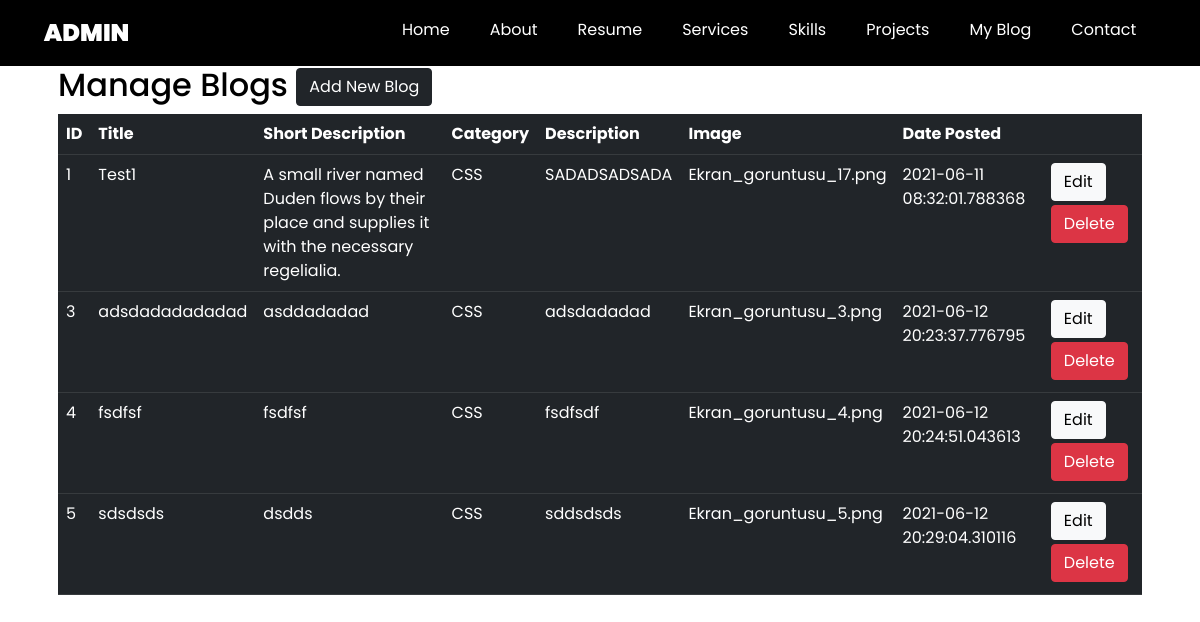
Page /admin/blog-list on the earlier database version.
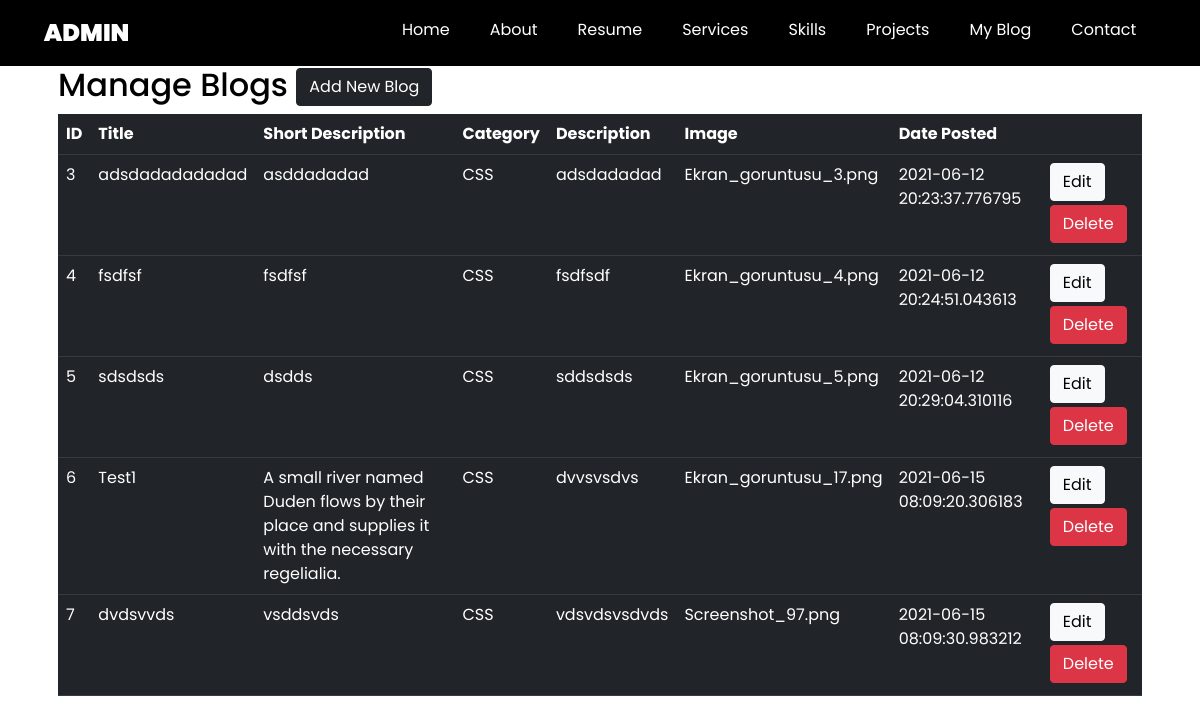
Same page on the later database version.
### PortfolioProject/models.py (models this page shows, shortened)
class Blog(db.Model):
    __tablename__ = 'blog'
    id = db.Column(db.Integer, primary_key=True)
    title = db.Column(db.String(100), nullable=False)
    date_posted = db.Column(db.DateTime, default=datetime.utcnow)
    short_description = db.Column(db.String(100), nullable=False)
    description = db.Column(db.Text, nullable=False)
    image = db.Column(db.String(20), default='uploads/default.jpeg')
    category = db.Column(db.Integer, db.ForeignKey('blogcategory.id'), nullable=False)

class BlogCategory(db.Model):
    __tablename__ = 'blogcategory'
    id = db.Column(db.Integer, primary_key=True)
    title = db.Column(db.String(100), nullable=False)
    category = db.relationship(Blog, backref='blogcategories', lazy=True, cascade='all,delete')

### PortfolioProject/controlers.py (the view)
@app.route('/admin/blog-list')
def blog_list():
    blogs = Blog.query.all()
    return render_template('admin/blog-list.html', blogs=blogs)

### PortfolioProject/templates/admin/blog-list.html
{% extends 'admin/base.html' %} {% block content %}
<div class="container" style="position: relative; top: 50px;">
    <div class="row">
        <div class="col md-12">
            <div class="jumbotron p-3">
                <h2>Manage Blogs
                    <a href="{{url_for('blog_add')}}"> <button type="button" class="btn btn-dark float-right" data-toggle="modal" data-target="#mymodal">Add New Blog</button></a>
                </h2>
                <table class="table table-hover table-dark col md-12">
                    <tr>
                        <th>ID</th>
                        <th>Title</th>
                        <th>Short Description</th>
                        <th>Category</th>
                        <th>Description</th>
                        <th>Image</th>
                        <th>Date Posted</th>
                        <th></th>
                    </tr>
                    {% for blog in blogs %}
                    <tr>
                        <td>{{blog.id}}</td>
                        <td>{{blog.title}}</td>
                        <td>{{blog.short_description}}</td>
                        <td>{{blog.blogcategories.title}}</td>
                        <td>{{blog.description}}</td>
                        <td>{{blog.image}}</td>
                        <td>{{blog.date_posted}}</td>
                        <td>
                            <a href="{{url_for('blog_edit', id=blog.id)}}" class="btn btn-light btn-xs mb-1">Edit</a>
                            <a href="{{url_for('blog_delete', id=blog.id)}}" class="btn btn-danger btn-xs mb-1" onclick="return confirm('Are You Sure To Delete?')">Delete</a>
                        </td>
                    </tr>
                    {% endfor %}
                </table>
            </div>
        </div>
    </div>
</div>
{% endblock %}

Differences in the rows shown:
removed Blog: id "1", title "Test1", short_description "A small river named Duden flows by their place and supplies it with the necessary regelialia.", blogcategories "CSS", description "SADADSADSADA", image "Ekran_goruntusu_17.png", date_posted "2021-06-11 08:32:01.788368"
added Blog: id "6", title "Test1", short_description "A small river named Duden flows by their place and supplies it with the necessary regelialia.", blogcategories "CSS", description "dvvsvsdvs", image "Ekran_goruntusu_17.png", date_posted "2021-06-15 08:09:20.306183"
added Blog: id "7", title "dvdsvvds", short_description "vsddsvds", blogcategories "CSS", description "vdsvdsvsdvds", image "Screenshot_97.png", date_posted "2021-06-15 08:09:30.983212"
